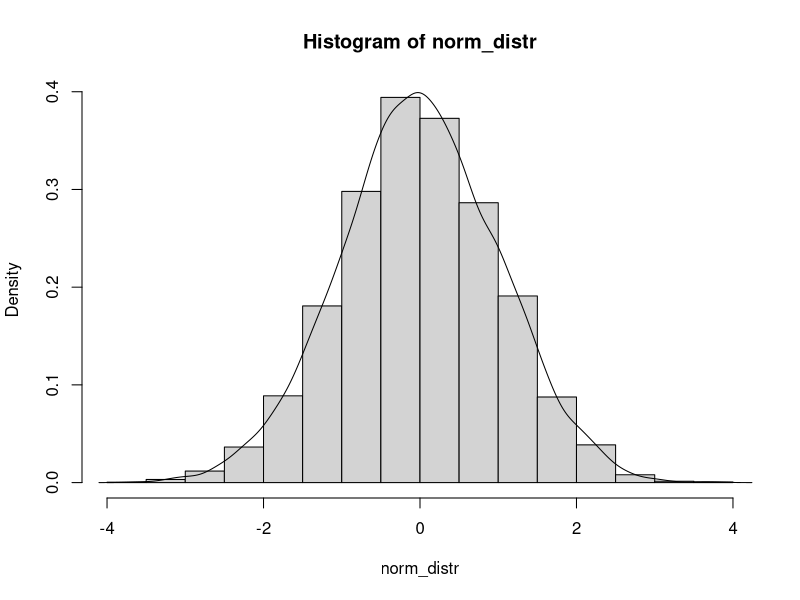
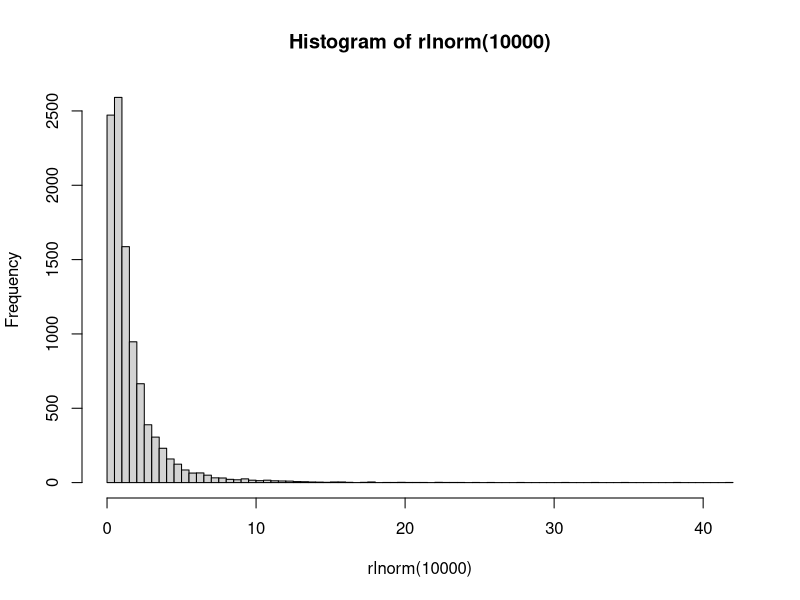
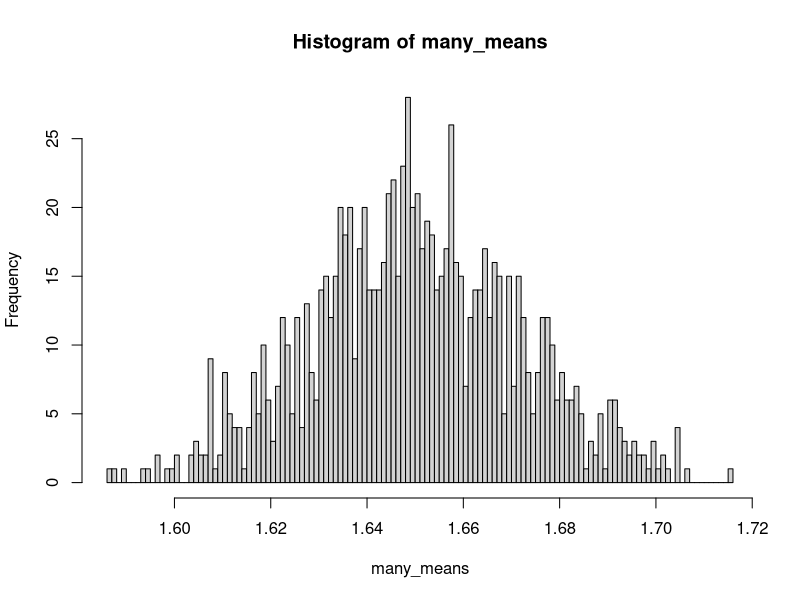

Write R code to recreate these figures, in order.
## ---- chunk 1
library(tidyverse)
library(readxl)
df <- read_xlsx('data/ANOVA single location EPBA6.xlsx')
head(df)
# альтернативно можно прочитать гугл таблицу с гугла диска
# library(googlesheets4) # для чтения гугл таблиц с гугл диска
# df <- read_sheet('https://docs.google.com/spreadsheets/d/1KOOgXPipcaa7WWRxgBCrEGbNfrgW8JV0L-z2UvHk1pE/edit#gid=402013081') # понадобится зайти в гугл

## ---- chunk 2
mean(df$YIELD) 
sd(df$YIELD)
## ---- chunk 3
mean(df$YIELD) # среднее
median(df$YIELD) # медиана
## ---- chunk 4
var(df$YIELD)
sd(df$YIELD)
## ---- chunk 5
set.seed(1)
norm_distr <- rnorm(10000)
hist(norm_distr, freq = FALSE)
lines(density(norm_distr))

## ---- chunk 6
hist(rlnorm(10000), breaks = 100)

## ---- chunk 7
many_means <- replicate(1000, mean(rlnorm(10000)))
hist(many_means, breaks = 100)
